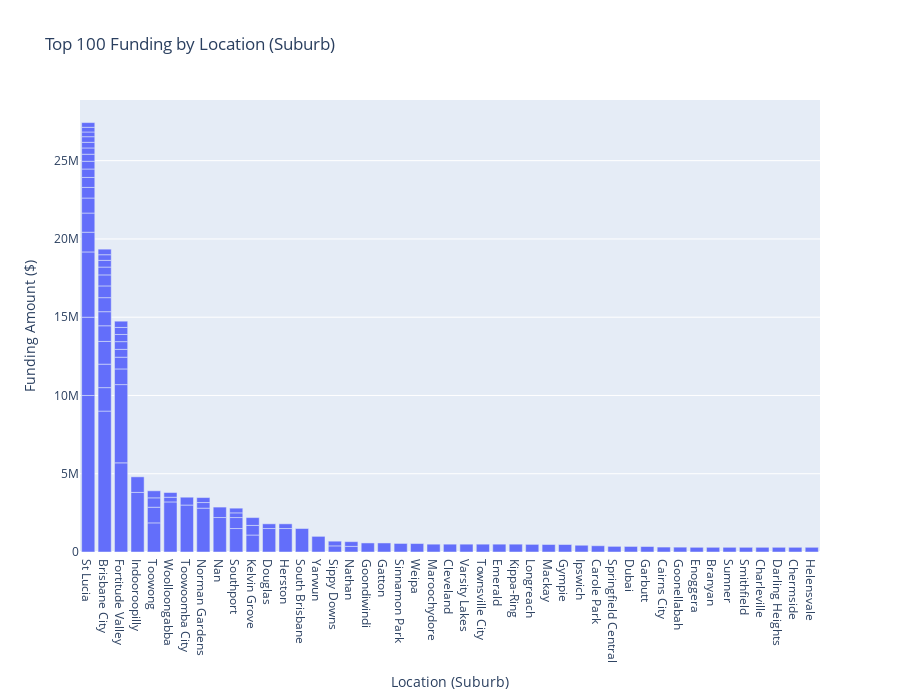

The code cell stored with this chart in its notebook:
### Markdown cell above
#### Chart - Top 100 Funding by Location (Suburb)
- The bar chart depicts the distribution of money across various suburbs. This can assist determine whether any geographic areas are underfunded or overfunded.
- Allocate resources based on the unique requirements of each area.If some suburbs have greater needs but receive less money, resources can be reallocated to guarantee fair support.

#### Observations:

1. **Suburban Areas with High Levels of Funding**:

- **St Lucia**: Is allocated the highest amount of funding, surpassing $20 million.

- **Brisbane City**: Also benefits from significant funding, approximately $18 million.

- **Fortitude Valley**: Receives an allocation of around $12 million.

2. **Remaining Residential Areas**:

- The rest of the suburbs experience a gradual decrease in the funding they receive.

- There is a noticeable decline in funding levels once the top-ranking suburbs are surpassed.

### Code cell
# Top 100 Funding by location (Suburb)
# Sort by 'Actual Contractual Commitment ($)' in descending order and select Top 100
df_sorted_by_location = df.sort_values(by='Actual Contractual Commitment ($)', ascending=False).head(100)

# Create the bar plot
fig = px.bar(
    df_sorted_by_location,
    x='Primary Location Of Activity/Project - Suburb',
    y='Actual Contractual Commitment ($)',
    title='Top 100 Funding by Location (Suburb)',
    labels={'Actual Contractual Commitment ($)': 'Funding Amount ($)', 
            'Primary Location Of Activity/Project - Suburb': 'Location (Suburb)'},
    height=700
)

fig.update_layout(
    xaxis={'categoryorder':'total descending'},
    xaxis_title='Location (Suburb)',
    yaxis_title='Funding Amount ($)'
)

fig.show()

### Figure 1 — Plotly figure (JSON) as saved in the notebook; plotly's stock layout.template omitted (floating-point values rounded to 4 significant figures)
{"data": [{"alignmentgroup": "True", "hovertemplate": "Location (Suburb)=%{x}<br>Funding Amount ($)=%{y}<extra></extra>", "legendgroup": "", "marker": {"color": "#636efa", "pattern": {"shape": ""}}, "name": "", "offsetgroup": "", "orientation": "v", "showlegend": false, "textposition": "auto", "type": "bar", "x": ["St Lucia", "Brisbane City", "Fortitude Valley", "St Lucia", "Fortitude Valley", "St Lucia", "Indooroopilly", "Woolloongabba", "Toowoomba City", "Norman Gardens", "Nan", "Toowong", "Southport", "Brisbane City", "Douglas", "Brisbane City", "Herston", "South Brisbane", "Brisbane City", "St Lucia", "St Lucia", "Kelvin Grove", "Fortitude Valley", "Yarwun", "Brisbane City", "Toowong", "Indooroopilly", "St Lucia", "Brisbane City", "Brisbane City", "Fortitude Valley", "Brisbane City", "Brisbane City", "Southport", "St Lucia", "Nan", "St Lucia", "Kelvin Grove", "Toowong", "Goondiwindi", "Gatton", "Sinnamon Park", "St Lucia", "Weipa", "Maroochydore", "Cleveland", "Toowoomba City", "Varsity Lakes", "Townsville City", "Kelvin Grove", "Fortitude Valley", "Brisbane City", "Emerald", "Kippa-Ring", "St Lucia", "Fortitude Valley", "Longreach", "Mackay", "Gympie", "Fortitude Valley", "Toowong", "Fortitude Valley", "St Lucia", "Ipswich", "Brisbane City", "St Lucia", "Fortitude Valley", "Carole Park", "Sippy Downs", "St Lucia", "Brisbane City", "St Lucia", "Springfield Central", "Norman Gardens", "Nathan", "Brisbane City", "Dubai", "Garbutt", "Norman Gardens", "Cairns City", "Goonellabah", "Enoggera", "Woolloongabba", "Branyan", "Sumner", "St Lucia", "Sippy Downs", "Smithfield", "Southport", "Nathan", "Douglas", "Charleville", "Herston", "Southport", "Darling Heights", "St Lucia", "St Lucia", "Chermside", "Helensvale", "Woolloongabba"], "xaxis": "x", "y": [10000000, 9000000, 5695000, 5000000, 5000000, 4169000, 3807672, 3198649, 3000000, 2800000, 2202334, 1860000, 1500000, 1500000, 1500000, 1500000, 1500000, 1499710, 1452855, 1260949, 1224000, 1083968, 1000000, 1000000, 1000000, 1000000, 995129, 960000, 900000, 894704, 750000, 750000, 705000, 700000, 677953, 667000, 636000, 615000, 600000, 579000, 577730, 546027, 540000, 540000, 500000, 500000, 500000, 500000, 500000, 500000, 500000, 500000, 500000, 499980, 496000, 494000, 487248, 480000, 478330, 457000, 450000, 450000, 448281, 432125, 428240, 400000, 400000, 400000, 391000, 360000, 360000, 360000, 360000, 360000, 360000, 356396, 355000, 350000, 318721, 315000, 310000, 300000, 300000, 300000, 300000, 300000, 300000, 300000, 300000, 300000, 300000, 300000, 300000, 300000, 300000, 300000, 300000, 300000, 300000, 300000], "yaxis": "y"}], "layout": {"barmode": "relative", "height": 700, "legend": {"tracegroupgap": 0}, "title": {"text": "Top 100 Funding by Location (Suburb)"}, "xaxis": {"anchor": "y", "categoryorder": "total descending", "domain": [0, 1], "title": {"text": "Location (Suburb)"}}, "yaxis": {"anchor": "x", "domain": [0, 1], "title": {"text": "Funding Amount ($)"}}}}
